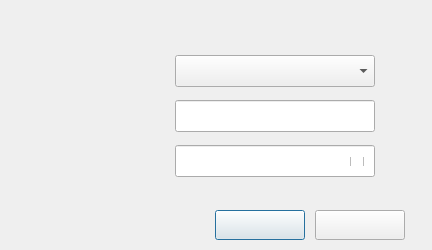
<?xml version="1.0" encoding="UTF-8"?>
<ui version="4.0">
 <class>DlgHotspotCreate</class>
 <widget class="QDialog" name="DlgHotspotCreate">
  <property name="geometry">
   <rect>
    <x>0</x>
    <y>0</y>
    <width>432</width>
    <height>250</height>
   </rect>
  </property>
  <property name="windowTitle">
   <string>Dialog</string>
  </property>
  <widget class="QLabel" name="lbLeftup">
   <property name="geometry">
    <rect>
     <x>0</x>
     <y>0</y>
     <width>120</width>
     <height>32</height>
    </rect>
   </property>
   <property name="text">
    <string/>
   </property>
  </widget>
  <widget class="QLabel" name="lbLeftupIcon">
   <property name="geometry">
    <rect>
     <x>9</x>
     <y>9</y>
     <width>16</width>
     <height>16</height>
    </rect>
   </property>
   <property name="text">
    <string/>
   </property>
  </widget>
  <widget class="QLabel" name="lbLeftupTitle">
   <property name="geometry">
    <rect>
     <x>34</x>
     <y>6</y>
     <width>80</width>
     <height>20</height>
    </rect>
   </property>
   <property name="text">
    <string/>
   </property>
  </widget>
  <widget class="QPushButton" name="btnCancel">
   <property name="geometry">
    <rect>
     <x>215</x>
     <y>210</y>
     <width>90</width>
     <height>30</height>
    </rect>
   </property>
   <property name="text">
    <string/>
   </property>
  </widget>
  <widget class="QPushButton" name="btnOk">
   <property name="geometry">
    <rect>
     <x>315</x>
     <y>210</y>
     <width>90</width>
     <height>30</height>
    </rect>
   </property>
   <property name="text">
    <string/>
   </property>
  </widget>
  <widget class="QLabel" name="lbSecurity">
   <property name="geometry">
    <rect>
     <x>76</x>
     <y>60</y>
     <width>90</width>
     <height>20</height>
    </rect>
   </property>
   <property name="text">
    <string/>
   </property>
  </widget>
  <widget class="QComboBox" name="cbxSecurity">
   <property name="geometry">
    <rect>
     <x>175</x>
     <y>55</y>
     <width>200</width>
     <height>32</height>
    </rect>
   </property>
  </widget>
  <widget class="QLabel" name="lbNetName">
   <property name="geometry">
    <rect>
     <x>76</x>
     <y>105</y>
     <width>90</width>
     <height>20</height>
    </rect>
   </property>
   <property name="text">
    <string/>
   </property>
  </widget>
  <widget class="QLineEdit" name="leNetName">
   <property name="geometry">
    <rect>
     <x>175</x>
     <y>100</y>
     <width>200</width>
     <height>32</height>
    </rect>
   </property>
  </widget>
  <widget class="QLabel" name="lbPassword">
   <property name="geometry">
    <rect>
     <x>76</x>
     <y>150</y>
     <width>90</width>
     <height>20</height>
    </rect>
   </property>
   <property name="text">
    <string/>
   </property>
  </widget>
  <widget class="QLineEdit" name="lePassword">
   <property name="geometry">
    <rect>
     <x>175</x>
     <y>145</y>
     <width>200</width>
     <height>32</height>
    </rect>
   </property>
   <property name="echoMode">
    <enum>QLineEdit::Password</enum>
   </property>
  </widget>
  <widget class="QCheckBox" name="checkBoxPwd">
   <property name="geometry">
    <rect>
     <x>350</x>
     <y>157</y>
     <width>18</width>
     <height>9</height>
    </rect>
   </property>
   <property name="text">
    <string/>
   </property>
  </widget>
 </widget>
 <resources/>
 <connections/>
</ui>
